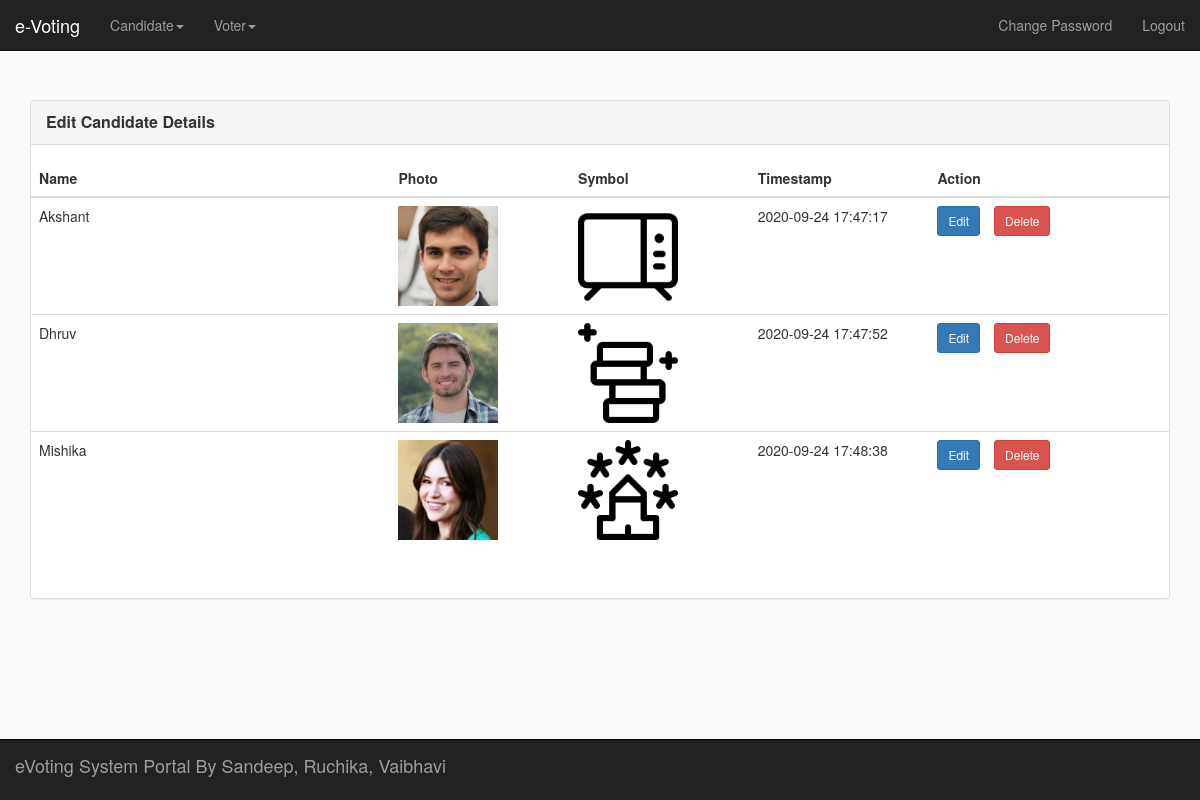
The app's page /organiser/edit_candidate_details.php (signed in) with its own data.
### tables this page shows
CREATE TABLE `candidate` (
  `id` int(11) NOT NULL,
  `full_name` varchar(255) NOT NULL,
  `photo` varchar(100) NOT NULL,
  `symbol` varchar(100) NOT NULL,
  `category_id` int(11) NOT NULL,
  `timestamp` timestamp NOT NULL DEFAULT current_timestamp()
);

### includes/init.php (called while the page is built)
<?php
	require_once($_SERVER['DOCUMENT_ROOT'] . "/evoting/includes/db.php");
	require_once($_SERVER['DOCUMENT_ROOT'] . "/evoting/includes/functions.php");
	require_once($_SERVER['DOCUMENT_ROOT'] . "/evoting/includes/header.php");
?>

### includes/functions.php (called while the page is built, shortened)
<?php
function fetchData($table, $conidtion)
{
	global $db;
	$table = trim($table);
	$conidtion = trim($conidtion);
	$sql = "SELECT * FROM $table $conidtion";
	$result_set = $db->query($sql);
	if($result_set->rowCount())
	{
		return $result_set->fetchAll(PDO::FETCH_ASSOC);
	}
	return false;
}
?>

### organiser/edit_candidate_details.php (the view, shortened to what this page needs)
<?php
require_once("nav.php");
$user_id = $_SESSION['user_id'];
$data = fetchData("system_users", "WHERE user_id=$user_id");
foreach ($data as $value) :
	$category_id = $value["election_category_id"];
endforeach;
?>
<div class="page-section">
	<div class="container">
		<div class="row">
			<div class="col-md-12">
				<div class="panel panel-default">
					<div class="panel-heading">
						<div class="title">Edit Candidate Details</div>
					</div>
					<div class="panel-body">
						<form class="form-horizontal" action="<?php echo htmlspecialchars($_SERVER['PHP_SELF']); ?>" method="post" enctype="multipart/form-data">
							<div class="form-group">
								<table class="table ">
									<thead>
										<tr>
											<th width="30%">Name</th>
											<th width="15%">Photo</th>
											<th width="15%">Symbol</th>
											<th width="15%">Timestamp</th>
											<th width="20%">Action</th>
										</tr>
									</thead>
									<tbody>
										<?php if ($data = fetchData("candidate", "WHERE category_id='$category_id'")) :
											foreach ($data as $value) : ?>
												<tr>
													<?php
													$candidate_id = $value['id'];
													echo '<td>' . $value['full_name'] . '</td>';
													echo '<td><img src="../upload/photo/' . $value['photo'] . '" alt="Photo" style="width:100px;height:100px;vertical-align: middle;max-width: 100px;max-height: 100px;display: -moz-inline-box;display: inline-block;"> </td>';
													echo '<td><img src="../upload/symbol/' . $value['symbol'] . '" alt="Photo" style="width:100px;height:100px;vertical-align: middle;max-width: 100px;max-height: 100px;display: -moz-inline-box;display: inline-block;"> </td>';
													echo '<td>' . $value['timestamp'] . '</td>';
													echo '<td><button type="submit" class="btn btn-primary btn-sm" name="edit' . $candidate_id . '">Edit</button>&emsp;';
													echo '<button type="submit" class="btn btn-danger btn-sm" id="delete" name="delete' . $candidate_id . '">Delete</button>';
													?>
												</tr>
										<?php endforeach;
										endif; ?>
									</tbody>
								</table>
							</div>
						</form>
					</div>
				</div>
			</div>
		</div>
	</div>
</div>
<?php
require_once("../includes/footer.php");
?>

### includes/header.php (shortened to what this page needs)
<!DOCTYPE html>
<html lang="en">
<head>
	<link rel="stylesheet" href="https://maxcdn.bootstrapcdn.com/bootstrap/3.4.1/css/bootstrap.min.css">
	<link rel="stylesheet" href="assets/css/bootstrap-datetimepicker.min.css" >
	<link rel="stylesheet" href="assets/css/style.css">
</head>
<body>

### organiser/nav.php (shortened to what this page needs)
<?php
require_once("../includes/init.php");
?>
<nav class="navbar navbar-inverse navbar-fixed-top">
	<div class="container-fluid">
		<div class="navbar-header">
			<a class="navbar-brand" href="/evoting/organiser">e-Voting</a>
		</div>
		<div class="collapse navbar-collapse" id="myNavbar">
			<ul class="nav navbar-nav">
				<li class="dropdown">
					<a class="dropdown-toggle" data-toggle="dropdown" href="#">Candidate<span class="caret"></span></a>
				</li>
				<li class="dropdown">
					<a class="dropdown-toggle" data-toggle="dropdown" href="#">Voter<span class="caret"></span></a>
				</li>
			</ul>
			<ul class="nav navbar-nav navbar-right">
				<li><a href="change_password.php">Change Password</a></li>
				<li><a href="../includes/logout.php">Logout</a></li>
			</ul>
		</div>
	</div>
</nav>

### includes/footer.php (shortened to what this page needs)
<nav class="navbar navbar-inverse navbar-fixed-bottom">
<div class="container-fluid">
	<div class="navbar-header">
		<p class="navbar-brand">eVoting System Portal By Sandeep, Ruchika, Vaibhavi</p>
	</div>
</div>
</nav>
</body>
</html>

### organiser/assets/css/style.css (style rules this page uses)
body { background-color: #fafafa; }
.page-section { margin-top: 100px; }
.title { font-size: 16px; font-weight: bold; }

### records on screen
candidate: full_name "Akshant", photo (picture), symbol (picture), timestamp "2020-09-24 17:47:17"
candidate: full_name "Dhruv", photo (picture), symbol (picture), timestamp "2020-09-24 17:47:52"
candidate: full_name "Mishika", photo (picture), symbol (picture), timestamp "2020-09-24 17:48:38"
